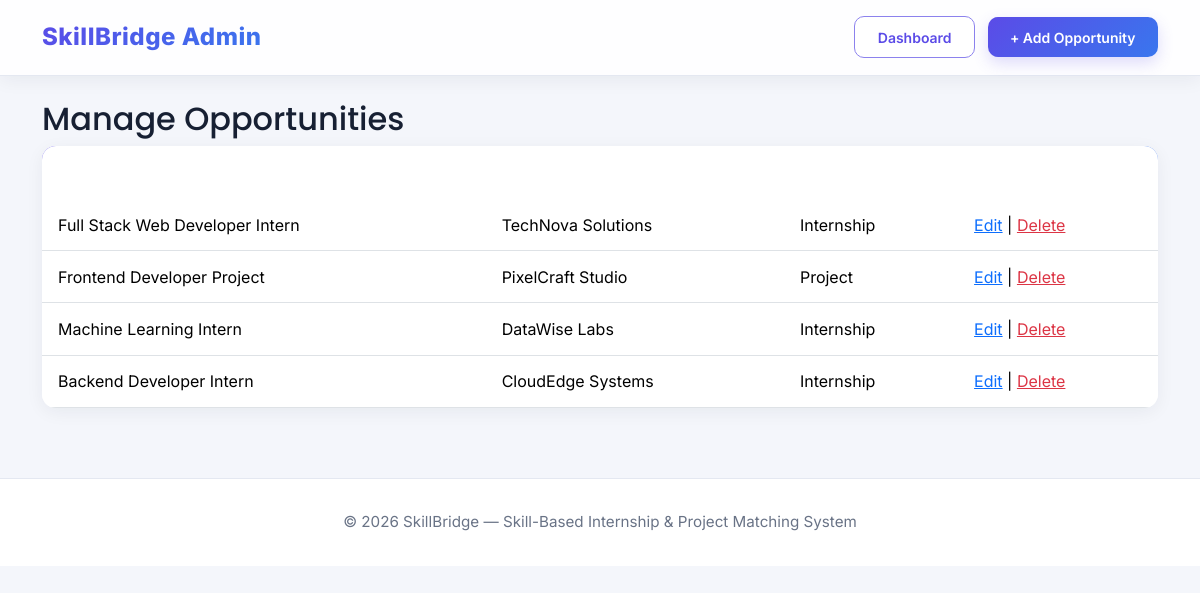
The app's page /admin/opportunities.php (signed in) with its own data.
### tables this page shows
CREATE TABLE opportunities (
    id INT AUTO_INCREMENT PRIMARY KEY,
    title VARCHAR(150) NOT NULL,
    company VARCHAR(150) NOT NULL,
    type ENUM('Internship','Project') DEFAULT 'Internship',
    description TEXT,
    location VARCHAR(100) DEFAULT 'Remote',
    duration VARCHAR(50) DEFAULT NULL,
    stipend VARCHAR(50) DEFAULT NULL,
    posted_by INT DEFAULT NULL,
    created_at TIMESTAMP DEFAULT CURRENT_TIMESTAMP,
    FOREIGN KEY (posted_by) REFERENCES admins(id) ON DELETE SET NULL
);

### admin/opportunities.php (the view, shortened to what this page needs)
<?php
require_once '../config/database.php';
$opps = $conn->query("SELECT * FROM opportunities ORDER BY created_at DESC");
include '../includes/header.php';
?>
<nav class="navbar sb-navbar"><div class="container">
  <span class="navbar-brand sb-brand">SkillBridge Admin</span>
  <div><a href="dashboard.php" class="btn sb-btn-outline btn-sm me-2">Dashboard</a>
  <a href="add_opportunity.php" class="btn sb-btn-primary btn-sm">+ Add Opportunity</a></div>
</div></nav>
<div class="container py-4">
  <h2>Manage Opportunities</h2>
  <table class="table sb-table">
    <thead><tr><th>Title</th><th>Company</th><th>Type</th><th></th></tr></thead>
    <tbody>
    <?php while ($o = $opps->fetch_assoc()): ?>
      <tr>
        <td><?php echo htmlspecialchars($o['title']); ?></td>
        <td><?php echo htmlspecialchars($o['company']); ?></td>
        <td><?php echo $o['type']; ?></td>
        <td>
          <a href="edit_opportunity.php?id=<?php echo $o['id']; ?>">Edit</a> |
          <a href="delete_opportunity.php?id=<?php echo $o['id']; ?>" class="text-danger" onclick="return confirm('Delete this opportunity?')">Delete</a>
        </td>
      </tr>
    <?php endwhile; ?>
    </tbody>
  </table>
</div>
<?php include '../includes/footer.php'; ?>

### assets/css/style.css (style rules this page uses)
:root { --sb-primary: #6d28f5; --sb-primary-dark: #4c1dbf; --sb-secondary: #ff7a59; --sb-accent: #00d4b8; --sb-bg: #f5f6fb; --sb-text: #1c2333; --sb-muted: #6b7280; --sb-border: #e6e4fb; --sb-gradient: linear-gradient(135deg, #6d28f5 0%, #a855f7 50%, #ff7a59 100%); --sb-gradient-soft: linear-gradient(135deg, rgba(109,40,245,.08), rgba(255,122,89,.08)); --sb-shadow-sm: 0 2px 10px rgba(35, 20, 90, .06); --sb-shadow-md: 0 10px 30px rgba(35, 20, 90, .10); --sb-shadow-lg: 0 20px 45px rgba(35, 20, 90, .16); --sb-radius: 16px; }
* { scroll-behavior: smooth; }
body { background: radial-gradient(1200px 500px at 100% -10%, rgba(109,40,245,.08), transparent 60%), radial-gradient(900px 400px at -10% 20%, rgba(0,212,184,.08), transparent 55%), var(--sb-bg); color: var(--sb-text); font-family: 'Inter', 'Segoe UI', Arial, sans-serif; min-height: 100vh; }
h1, h2, h3, h4, h5, h6 { font-family: 'Poppins', 'Segoe UI', Arial, sans-serif; }
a { transition: color .2s ease; }
.sb-navbar { background: rgba(255, 255, 255, .85); backdrop-filter: blur(10px); -webkit-backdrop-filter: blur(10px); border-bottom: 1px solid var(--sb-border); padding: .9rem 0; position: sticky; top: 0; z-index: 1030; box-shadow: var(--sb-shadow-sm); }
.sb-brand { font-weight: 800 !important; font-size: 1.5rem; background: var(--sb-gradient); -webkit-background-clip: text; background-clip: text; -webkit-text-fill-color: transparent; letter-spacing: .5px; }
.sb-btn-primary { background: var(--sb-gradient); background-size: 160% 160%; color: #fff; border: none; font-weight: 600; padding: .6rem 1.4rem; border-radius: 10px; box-shadow: 0 6px 16px rgba(109,40,245,.28); transition: all .25s ease; }
.sb-btn-outline { background: #fff; color: var(--sb-primary); border: 1.5px solid var(--sb-primary); font-weight: 600; padding: .6rem 1.4rem; border-radius: 10px; transition: all .25s ease; }
.sb-table { background: #fff; border-radius: var(--sb-radius); overflow: hidden; box-shadow: var(--sb-shadow-sm); }
.sb-table thead { background: var(--sb-gradient); }
.sb-table thead th { color: #fff !important; font-weight: 600; border: none !important; padding: .9rem 1rem; }
.sb-table tbody tr { transition: background .2s ease; }
.sb-table tbody td { padding: .85rem 1rem; vertical-align: middle; }
:root { --sb-primary: #5b4be7; --sb-primary-dark: #4032b8; --sb-accent: #2a9df4; --sb-bg: #f4f6fb; --sb-text: #172033; --sb-muted: #697386; --sb-border: #e4e8f1; --sb-sidebar: #10172a; --sb-sidebar-muted: #9ba6bd; --sb-shadow-sm: 0 4px 18px rgba(24, 35, 58, .06); --sb-shadow-md: 0 14px 36px rgba(24, 35, 58, .10); --sb-gradient: linear-gradient(135deg, #5b4be7 0%, #3976ee 100%); --sb-gradient-soft: linear-gradient(135deg, rgba(91,75,231,.08), rgba(57,118,238,.06)); --sb-radius: 14px; }
body { background: var(--sb-bg); color: var(--sb-text); }
.sb-btn-primary { background:var(--sb-gradient); box-shadow:0 6px 16px rgba(91,75,231,.20); }
.sb-btn-outline { color:var(--sb-primary); border-color:#8c82ed; }

### records on screen
opportunities: title "Full Stack Web Developer Intern", company "TechNova Solutions", type "Internship"
opportunities: title "Frontend Developer Project", company "PixelCraft Studio", type "Project"
opportunities: title "Machine Learning Intern", company "DataWise Labs", type "Internship"
opportunities: title "Backend Developer Intern", company "CloudEdge Systems", type "Internship"
